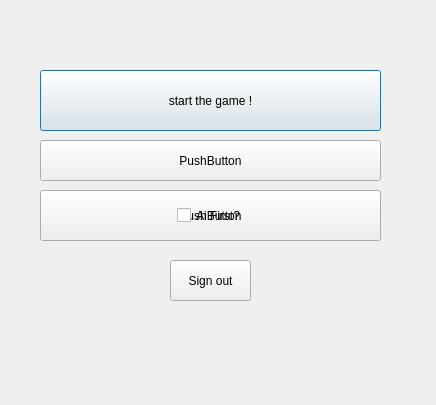
<?xml version="1.0" encoding="UTF-8"?>
<ui version="4.0">
 <class>Dialog</class>
 <widget class="QDialog" name="Dialog">
  <property name="geometry">
   <rect>
    <x>0</x>
    <y>0</y>
    <width>436</width>
    <height>405</height>
   </rect>
  </property>
  <property name="windowTitle">
   <string>Dialog</string>
  </property>
  <widget class="QPushButton" name="pushButton">
   <property name="geometry">
    <rect>
     <x>40</x>
     <y>70</y>
     <width>341</width>
     <height>61</height>
    </rect>
   </property>
   <property name="styleSheet">
    <string notr="true">font: 700 15pt &quot;Segoe UI&quot;;</string>
   </property>
   <property name="text">
    <string>start the game !</string>
   </property>
  </widget>
  <widget class="QPushButton" name="pushButton_display1">
   <property name="geometry">
    <rect>
     <x>40</x>
     <y>140</y>
     <width>341</width>
     <height>41</height>
    </rect>
   </property>
   <property name="styleSheet">
    <string notr="true">font: 700 15pt &quot;Segoe UI&quot;;</string>
   </property>
   <property name="text">
    <string>PushButton</string>
   </property>
  </widget>
  <widget class="QPushButton" name="pushButton_display2">
   <property name="geometry">
    <rect>
     <x>40</x>
     <y>190</y>
     <width>341</width>
     <height>51</height>
    </rect>
   </property>
   <property name="styleSheet">
    <string notr="true">
font: 700 15pt &quot;Segoe UI&quot;;</string>
   </property>
   <property name="text">
    <string>PushButton</string>
   </property>
  </widget>
  <widget class="QPushButton" name="pushButton_2">
   <property name="geometry">
    <rect>
     <x>170</x>
     <y>260</y>
     <width>81</width>
     <height>41</height>
    </rect>
   </property>
   <property name="styleSheet">
    <string notr="true"/>
   </property>
   <property name="text">
    <string>Sign out</string>
   </property>
  </widget>
  <widget class="QCheckBox" name="AiFirst">
   <property name="geometry">
    <rect>
     <x>177</x>
     <y>200</y>
     <width>71</width>
     <height>31</height>
    </rect>
   </property>
   <property name="text">
    <string>Ai First?</string>
   </property>
  </widget>
 </widget>
 <resources/>
 <connections/>
</ui>
